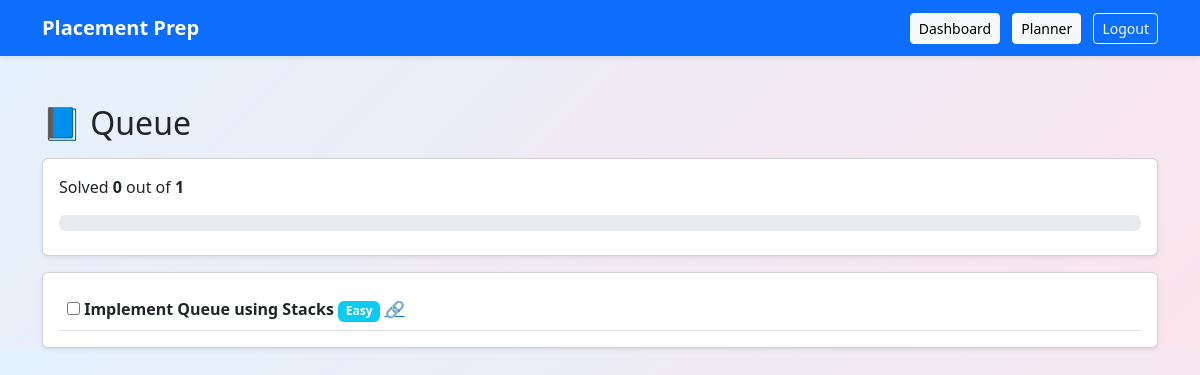
Page /topic/Queue (signed in) on the committed database.
### app.py (models this page shows)
class Question(db.Model):
    id = db.Column(db.Integer, primary_key=True)
    title = db.Column(db.String(200))
    difficulty = db.Column(db.String(20))
    link = db.Column(db.String(300))
    topic = db.Column(db.String(50))
    solved = db.Column(db.Boolean, default=False)
    user_email = db.Column(db.String(100))

### app.py (the view)
@app.route("/topic/<topic_name>")
def topic_page(topic_name):
    if "user" not in session:
        return redirect(url_for("login"))
    questions = Question.query.filter_by(
        user_email=session["user"],
        topic=topic_name
    ).all()
    total = len(questions)
    done = len([q for q in questions if q.solved])
    percent = int((done / total) * 100) if total > 0 else 0
    return render_template(
        "topic.html",
        questions=questions,
        topic=topic_name,
        total=total,
        done=done,
        percent=percent
    )

### templates/topic.html (shortened to what this page needs)
{% extends "base.html" %}
{% block content %}
<h2 class="mb-3">📘 {{ topic }}</h2>
<div class="card p-3 shadow-sm mb-3">
  <p>
    Solved <strong>{{ done }}</strong> out of <strong>{{ total }}</strong>
  </p>
  <div class="progress mb-2">
  </div>
</div>
<div class="card p-3 shadow-sm">
  {% for q in questions %}
  <div class="d-flex justify-content-between align-items-center border-bottom p-2">
    <div>
      <input type="checkbox"
        onchange="toggleQ({{ q.id }})">
      <strong>{{ q.title }}</strong>
      <span class="badge bg-info">{{ q.difficulty }}</span>
      {% if q.link %}
        <a href="{{ q.link }}" target="_blank">🔗</a>
      {% endif %}
    </div>
  </div>
  {% endfor %}
</div>
{% endblock %}

### rows in the picture
Question: topic "Queue", title "Implement Queue using Stacks", difficulty "Easy"

### other values in the picture
{{ done }} "0"
{{ total }} "1"
